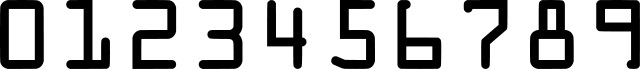
#> input picture support/cropping_data/ref.jpg, 640 x 69 px
$ python module.py   (Python 2 division)   (older library calls are emulated)
#> lines starting #> are read from the running program, lines starting #| are printed output that depends on the picture; after the words box and inside, x2 and y2 are one past the last pixel; in counts of white or black regions, pixels touching at a corner belong together
# module 1 image cropping
#
# deskripsi: untuk mengcrop image secara otomatis terhadap ktp folder src
# input : folder src gambar .jpg
# output: folder out hasil cropping
#
# author: @kvkr
# referensi: credit card ocr *basic: https://www.pyimagesearch.com/2017/07/17/credit-card-ocr-with-opencv-and-python/
from imutils import contours
import numpy as np
import argparse
import imutils
import cv2
import glob

#referensi angka ocr-a ikut web
ref = cv2.imread("ref.jpg")
#> ref is the input picture: shape (69, 640, 3); min 0, max 255, mean 176.8
ref = cv2.cvtColor(ref, cv2.COLOR_BGR2GRAY)
#> ref: shape (69, 640)
ref = cv2.threshold(ref, 10, 255, cv2.THRESH_BINARY_INV)[1]
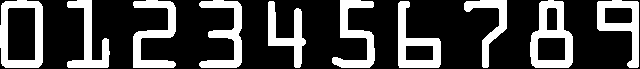
#> ref: shape (69, 640); 26.9% white; 10 white regions

refCnts = cv2.findContours(ref.copy(), cv2.RETR_EXTERNAL,
	cv2.CHAIN_APPROX_SIMPLE)
#> refCnts = 10 contours; largest, box (x1, y1, x2, y2) and area: (0, 0, 43, 68) 2706, (530, 0, 573, 68) 2188, (398, 1, 441, 68) 1492, (597, 0, 639, 68) 1448, (133, 0, 176, 68) 1118
refCnts = refCnts[0] if imutils.is_cv2() else refCnts[1]
refCnts = contours.sort_contours(refCnts, method="left-to-right")[0]
digits = {}

for (i, c) in enumerate(refCnts):
	# compute the bounding box for the digit, extract it, and resize
	# it to a fixed size
	(x, y, w, h) = cv2.boundingRect(c)
	roi = ref[y:y + h, x:x + w]
	roi = cv2.resize(roi, (57, 88))

	# update the digits dictionary, mapping the digit name to the ROI
	digits[i] = roi
#> this loop made 10 passes
#> (x, y, w, h) on passes 1 to 10: (0, 0, 43, 68), (67, 0, 43, 68), (133, 0, 43, 68), (199, 0, 43, 68), (268, 1, 38, 67), (332, 0, 43, 68), (398, 1, 43, 67), (464, 0, 43, 68), (530, 0, 43, 68), (597, 0, 42, 68)
#> pass 1, `roi = cv2.resize(roi, (57, 88))`:
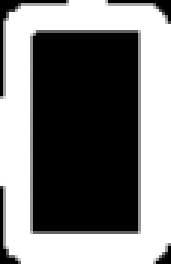
#> roi: shape (88, 57) (shown 3 times larger); min 0, max 255, mean 122.2
#> after the loop, digits = 10 items

#set kernel
rectKernel = cv2.getStructuringElement(cv2.MORPH_RECT, (12, 7))
sqKernel = cv2.getStructuringElement(cv2.MORPH_RECT, (5, 5))

#u read folder
images = [cv2.imread(file) for file in glob.glob("src/ktp/*.jpg")]
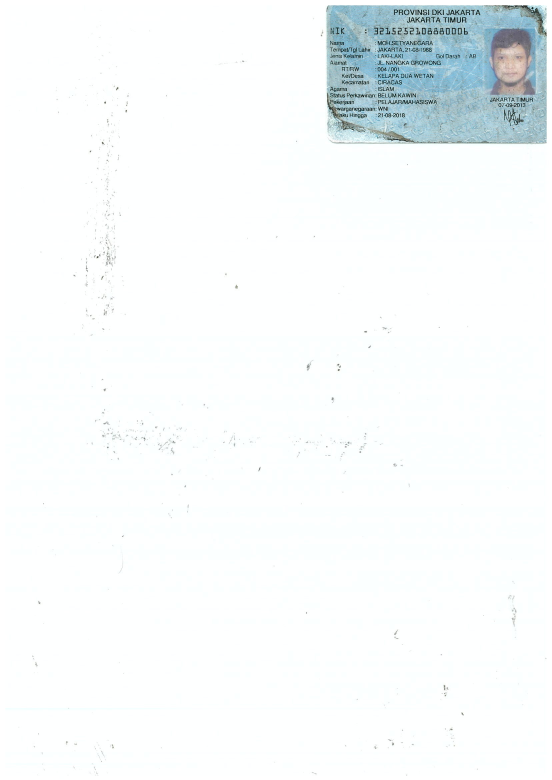
#> input picture support/cropping_data/src/ktp/26042018100053-0001-1.jpg, 1654 x 2340 px (shown at 1/3 size)
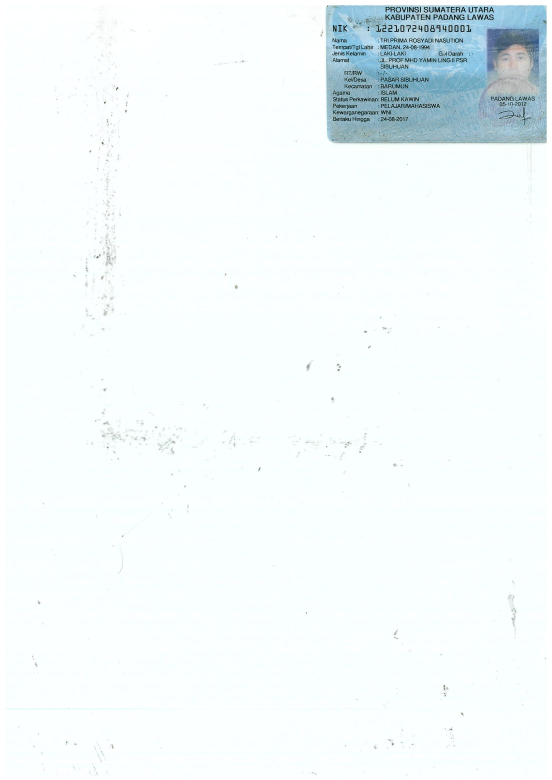
#> input picture support/cropping_data/src/ktp/26042018100053-0001-2.jpg, 1654 x 2340 px (shown at 1/3 size)
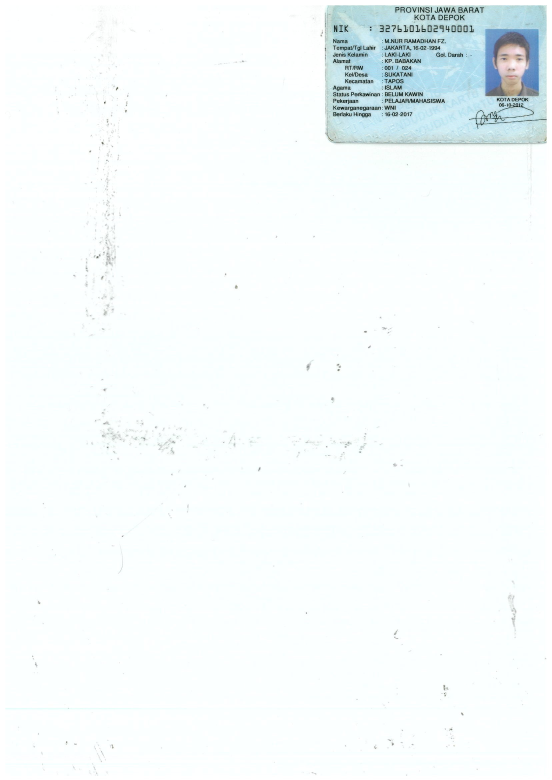
#> input picture support/cropping_data/src/ktp/26042018100053-0001-3.jpg, 1654 x 2340 px (shown at 1/3 size)
#> images = 3 items

counter = 0
for image in images:

	#ngambil image
	#image = cv2.imread("ktp1.jpg")
	#image = imutils.resize(image, width=300)
	gray = cv2.cvtColor(image, cv2.COLOR_BGR2GRAY)
	inv = cv2.threshold(gray, 127, 250, cv2.THRESH_BINARY_INV)[1]

	tophat = cv2.morphologyEx(inv, cv2.MORPH_TOPHAT, rectKernel)

	gradX = cv2.Sobel(tophat, ddepth=cv2.CV_32F, dx=1, dy=0,
		ksize=-1)
	gradX = np.absolute(gradX)
	(minVal, maxVal) = (np.min(gradX), np.max(gradX))
	gradX = (255 * ((gradX - minVal) / (maxVal - minVal)))
	gradX = gradX.astype("uint8")

	gradX = cv2.morphologyEx(gradX, cv2.MORPH_CLOSE, rectKernel)
	thresh = cv2.threshold(gradX, 0, 255,
		cv2.THRESH_BINARY | cv2.THRESH_OTSU)[1]

	# apply a second closing operation to the binary image, again
	# to help close gaps between credit card number regions
	thresh = cv2.morphologyEx(thresh, cv2.MORPH_CLOSE, sqKernel)

	#contouring
	cnts = cv2.findContours(thresh.copy(), cv2.RETR_EXTERNAL,
		cv2.CHAIN_APPROX_SIMPLE)
	cnts = cnts[0] if imutils.is_cv2() else cnts[1]
	locs = []
	rec = image

	for (i, c) in enumerate(cnts):
		# compute the bounding box of the contour, then use the
		# bounding box coordinates to derive the aspect ratio
		(x, y, w, h) = cv2.boundingRect(c)
		ar = w / float(h)
	 	#print("masuk_loop")
		# since credit cards used a fixed size fonts with 4 groups
		# of 4 digits, we can prune potential contours based on the
		# aspect ratio
		#if ar > 2.5 and ar < 4.0:
			# contours can further be pruned on minimum/maximum width
			# and height
		if (w > 280 and w < 290) and (h > 15 and h < 45):
			# append the bounding box region of the digits group
			# to our locations list
			locs.append((x, y, w, h))
			#rec = cv2.rectangle(image,(x,y),(w+x,h+y),(0,255,0),3)
			#print("masuk_if")

	#potong
	#print(locs)
	(x,y,w,h) = locs[0]
	img = image[y:y+h,x:x+w]

	#img = imutils.resize(img, height=35, width=285)
	name = "out"+`counter`
	counter += 1
	cv2.imwrite("out/ktp/"+name+".png", img)
	#cv2.imshow("th3", gray)
	cv2.waitKey(0)
#> this loop made 3 passes
#> (x, y, w, h, name) on passes 1 to 3: (1119, 73, 286, 40, 'out0'), (1128, 66, 287, 30, 'out1'), (1139, 76, 284, 21, 'out2')
#> pass 1, `gradX = cv2.Sobel(tophat, ddepth=cv2.CV_32F, dx=1, dy=0, ksize=-1)`:
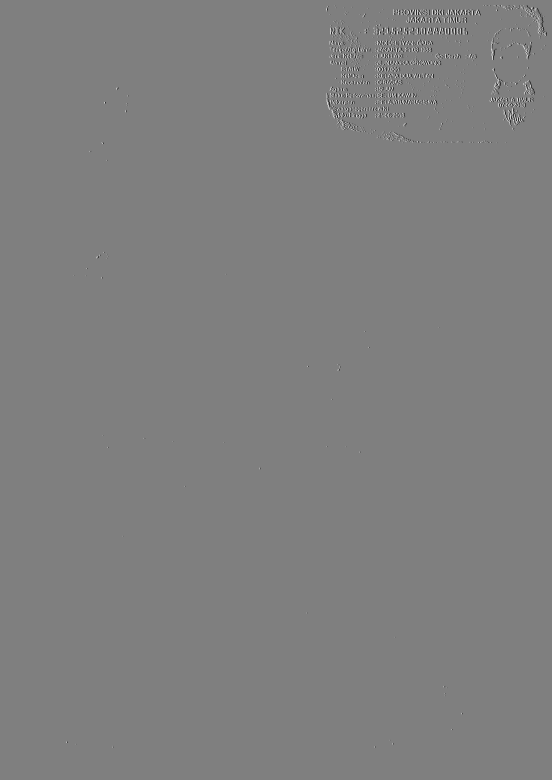
#> gradX: shape (2340, 1654) float32 (shown at 1/3 size); min -4000, max 4000, mean 0; drawn with min black and max white
#> after the loop: inv: shape (2340, 1654); values 0 (black) and 250 (white), 0.74% white; 418 white regions (170 under 20 px), largest, box (x1, y1, x2, y2) and area: (1480, 95, 1591, 199) 4226, (1458, 208, 1521, 288) 2803, (1408, 310, 1640, 385) 1446
#> after the loop:
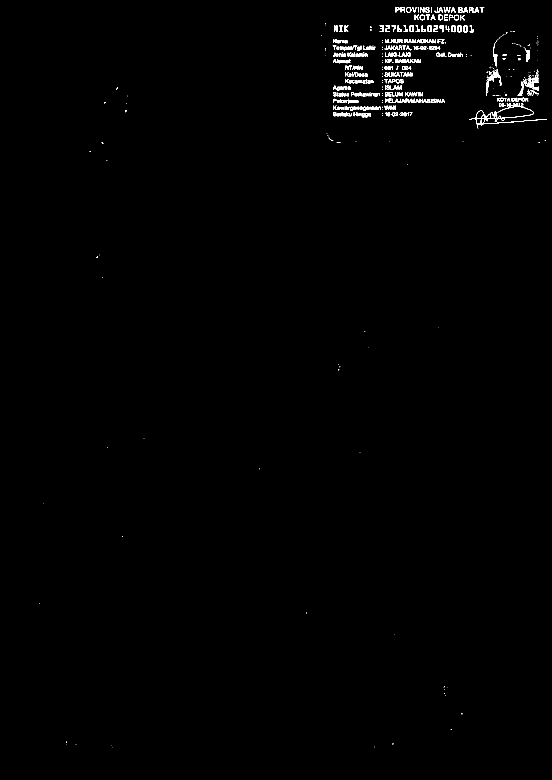
#> tophat: shape (2340, 1654) (shown at 1/3 size); values 0 (black) and 250 (white), 0.59% white in thin lines or dots, all inside (x1, y1, x2, y2) = (117, 21, 1640, 2243)
#> after the loop, counter = 3
